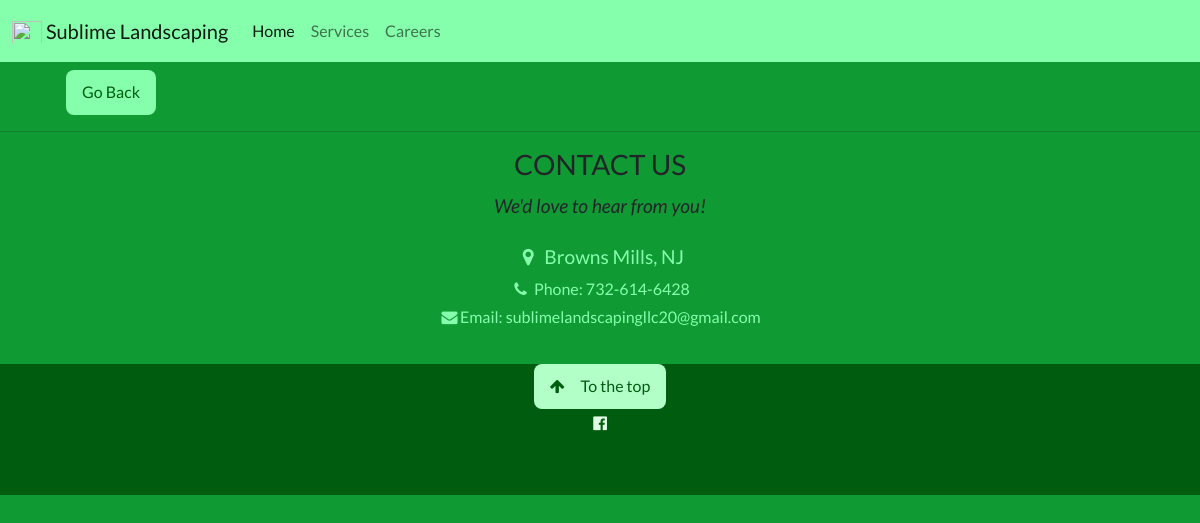
/view-portfolio/Leaf Removal/?next=/services, run on an earlier commit of the app's database.
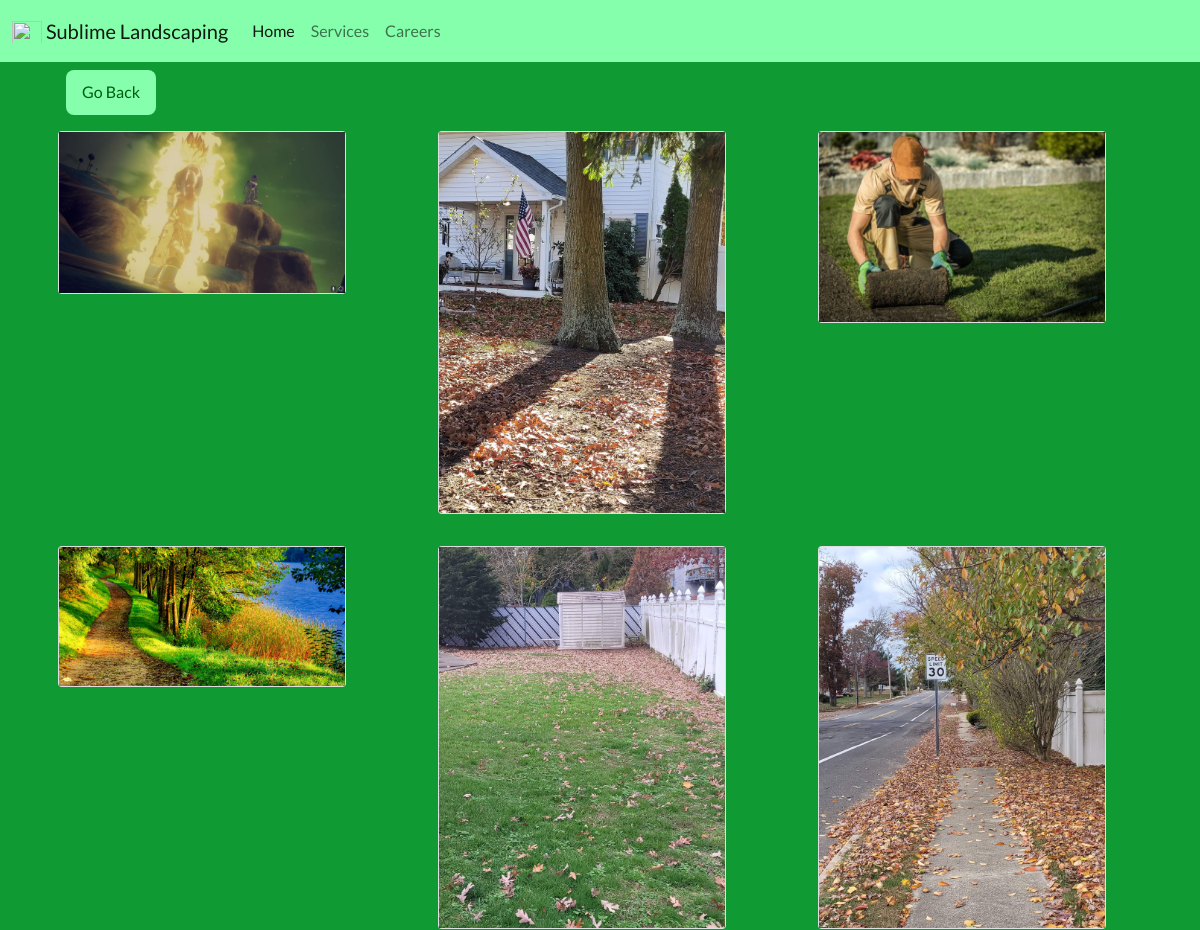
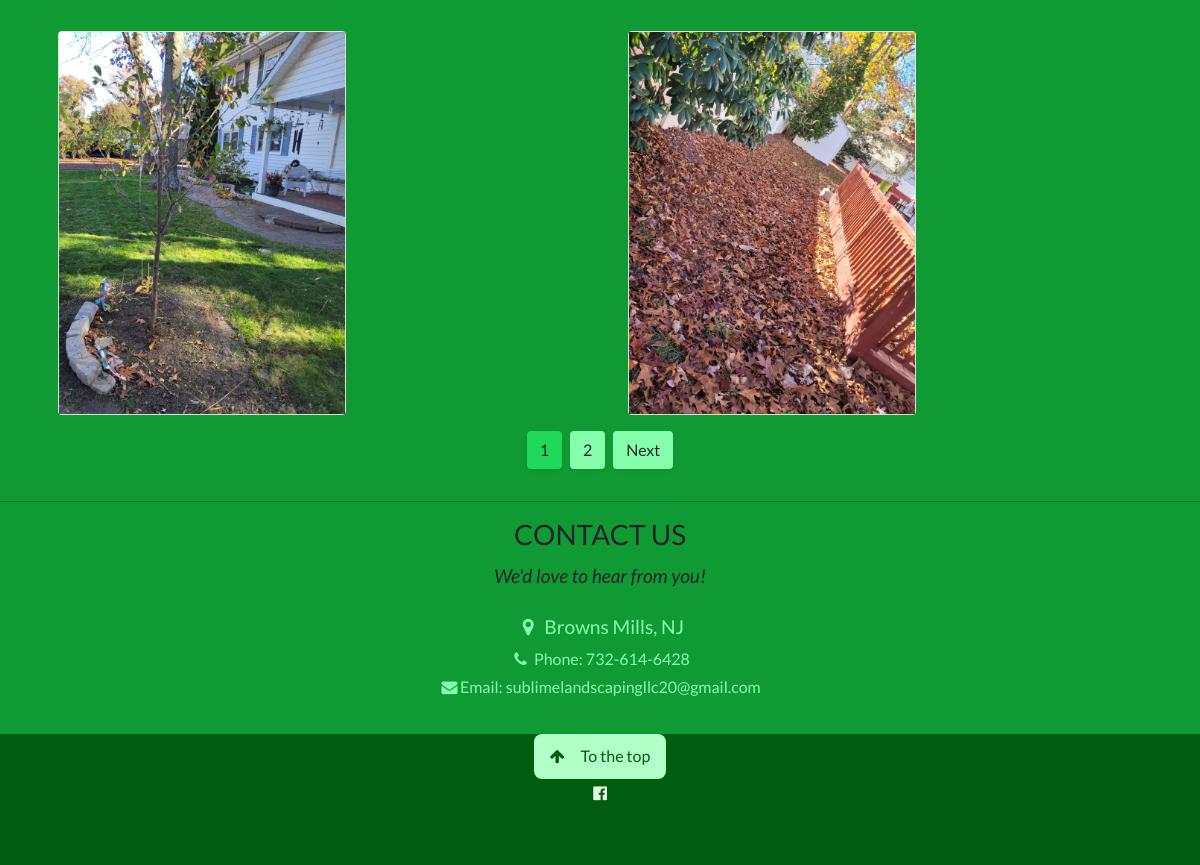
And on a later commit of the database (2 pictures, top to bottom).
### services/models.py (models this page shows, shortened)
class Portfolio(models.Model):
    name = models.CharField(max_length=100, null=False, blank=False, default='unamed')
    service = models.ForeignKey(Service, on_delete=models.CASCADE)
    image = models.ImageField(null=False, blank=False)
    created = models.DateTimeField(auto_now_add=True)
    id = models.UUIDField(default=uuid.uuid4, unique=True, primary_key=True, editable=False)
    class Meta:
        ordering = ['-created']

### services/views.py (the view)
# urls.py: path('view-portfolio/<str:name>/', views.viewPortfolio, name='view-portfolio'),
def viewPortfolio(request, name):
    service = Service.objects.get(name=name)
    portfolio = service.portfolio_set.all()
    page = request.GET.get('page')
    results = 8
    paginator =Paginator(portfolio, results)
    try:
        portfolio = paginator.page(page)
    except PageNotAnInteger:
        page = 1
        portfolio = paginator.page(page)
    except EmptyPage:
        page = paginator.num_pages
    leftIndex = (int(page) - 4)
    if leftIndex < 1:
        leftIndex = 1
    rightIndex = (int(page) + 5)
    if rightIndex > paginator.num_pages:
        rightIndex = paginator.num_pages + 1
    custom_range = range(leftIndex, rightIndex)
    context = {"service":service, "portfolio":portfolio, 'paginator':paginator, 'custom_range':custom_range}
    return render (request, 'services/service_portfolio.html', context)

### services/templates/services/service_portfolio.html (shortened to what this page needs)
{% extends 'main.html' %}
{% block content %}
<div class="container">
    <a class="button bg-green-300 text-green-900 ms-4 mt-2" href="{{ request.GET.next }}">Go Back</a>
    {% for portfolio in portfolio %}
        {% if forloop.first %}
        <div class="row d-flex justify-content-around">
        {% endif %}
        <div class="col">
            <div class="card m-3" style="width: 18rem;">
                <img src="{{portfolio.image.url}}" alt="">
            </div>
        </div>
        {% if forloop.counter|divisibleby:3 %}
            </div>
            <div class="row d-flex justify-content-around">
        {% endif %}
    {% if forloop.last %}
        </div>
    {% endif %}
    {% endfor %}
</div>
{% if portfolio.has_other_pages %}
<div class="pagination">
    <ul class="container d-flex justify-content-center" style="list-style: none">
        {% for page in custom_range %}
        {% if page == portfolio.number %}
        <li><a href="?page={{page}}" class="btn bg-green-700 shadow-sm mx-1">{{page}}</a></li>
        {% else %}
        <li><a href="?page={{page}}" class="btn bg-green-300 shadow-sm mx-1">{{page}}</a></li>
        {% endif %}
        {% endfor %}
        {% if portfolio.has_next %}
        <li><a href="?page={{portfolio.next_page_number}}" class="btn bg-green-300 shadow-sm mx-1">Next</a></li>
        {% endif %}
    </ul>
</div>
{% endif %}
{% endblock content %}

### templates/main.html (shortened to what this page needs)
<!DOCTYPE html>
{% load static %}
<html>
    <head>
        <link href="https://cdn.jsdelivr.net/npm/bootstrap@5.1.3/dist/css/bootstrap.min.css" rel="stylesheet">
        <link rel="stylesheet" href="{% static 'styles/modulecontrol.css'%}" />
        <link rel="stylesheet" href="https://cdnjs.cloudflare.com/ajax/libs/font-awesome/4.7.0/css/font-awesome.min.css">
    </head>
    <body class="bg-green-800">
        {% include 'bootstrap_navbar.html' %}
    {% block content %}
    {% endblock content %}
    {% include 'contact_us.html' %}
    {% include 'footer.html' %}
    </body>
</html>

### templates/bootstrap_navbar.html (shortened to what this page needs)
<nav class="navbar navbar-expand-lg navbar-light bg-green-300">
  <div class="container-fluid bg-green-300">
    <a class="navbar-brand" href="{% url 'index' %}">
      <img src="https://slnet-bucket.s3.amazonaws.com/Sublime_Landscaping_Logo.png" alt="" width="30" height="24" class="d-inline-block align-text-top">
      Sublime Landscaping
    </a>
    <div class="collapse navbar-collapse" id="navbarSupportedContent">
      <ul class="navbar-nav me-auto mb-2 mb-lg-0 text-center">
        <li class="nav-item">
          <a class="nav-link active" aria-current="page" href="{% url 'index' %}">Home</a>
        </li>
        <li class="nav-item">
          <a class="nav-link" href="{% url 'services' %}">Services</a>
        </li>
        <li class="nav-item">
          <a class="nav-link" href="{% url 'job-board' %}">Careers</a>
        </li>
    </div>
  </div>
</nav>

### templates/contact_us.html
  <hr>
  <div class="container" style="padding-bottom:32px">
    <h3 class="text-center">CONTACT US</h3>
    <p class="text-center"><em>We'd love to hear from you!</em></p>
        <div class="text-green-300 font-xlarge text-center">
          <p class="" style="margin: 0;">
            <i class="fa fa-map-marker fa-fw font-xlarge"></i> Browns Mills, NJ
          </p>
          <a href="tel:7326146428" class="text-green-300">
            <i class="fa fa-phone fa-fw"></i> Phone: 732-614-6428
          </a>
          <br>
          <a href="mailto:sublimelandscapingllc20@gmail.com" class="text-green-300"><i class="fa fa-envelope fa-fw"></i>Email: sublimelandscapingllc20@gmail.com
          </a>
          <br>
        </div>
  </div>

### templates/footer.html (shortened to what this page needs)
  <footer class="text-center bg-green-900 padding-y-64">
    <a href="#top" class="button bg-green-200 text-green-900"><i class="fa fa-arrow-up" style="margin-right:16px"></i>To the top</a>
    <div class="font-xlarge text-green-100">
      <a href="https://www.facebook.com/sublimelandscapingllc"><i class="fa fa-facebook-official hover-opacity text-green-100"></i></a>
    </div>
    <br>
    <br>
  </footer>

### static/styles/modules/main.css (style rules this page uses)
.button { border: none; border-radius: 0.5em; display: inline-block; padding: 8px 16px; vertical-align: middle; overflow: hidden; text-decoration: none; text-align: center; cursor: pointer; white-space: nowrap; }
body,h1,h2,h3,h4,h5,h6 { font-family: "Lato", sans-serif; }
body, html { height: 100%; width: 100%; line-height: 1.8; margin: 0; }
.hover-opacity { cursor: pointer; }

### static/styles/modules/green.css (style rules this page uses)
.bg-green-900 { background-color: #005c0f !important; }
.bg-green-800 { background-color: #109a34 !important; }
.bg-green-700 { background-color: #1fd758 !important; }
.bg-green-300 { background-color: #85ffab !important; }
.bg-green-200 { background-color: #b3ffc8 !important; }
.text-green-900 { color: #005c0f; }
.text-green-300 { color: #85ffab; }
.text-green-100 { color: #e0ffe5; }
:any-link { text-decoration: none; }

### static/styles/modules/cards.css (style rules this page uses)
:root { --background-dark: #2d3548; --text-light: rgba(255,255,255,0.6); --text-lighter: rgba(255,255,255,0.9); --spacing-s: 8px; --spacing-m: 16px; --spacing-l: 24px; --spacing-xl: 32px; --spacing-xxl: 64px; --width-container: 1200px; }

### static/styles/modules/text.css (style rules this page uses)
p { font-size: 1.2rem; }

What changed in the data, as far as the page shows it:
added Portfolio: image (picture)
added Portfolio: image (picture)
added Portfolio: image (picture)
added Portfolio: image (picture)
added Portfolio: image (picture)
added Portfolio: image (picture)
added Portfolio: image (picture)
added Portfolio: image (picture)
Also different on the page:
new list line: "1"
new list line: "2"
text now shown: "Next"
